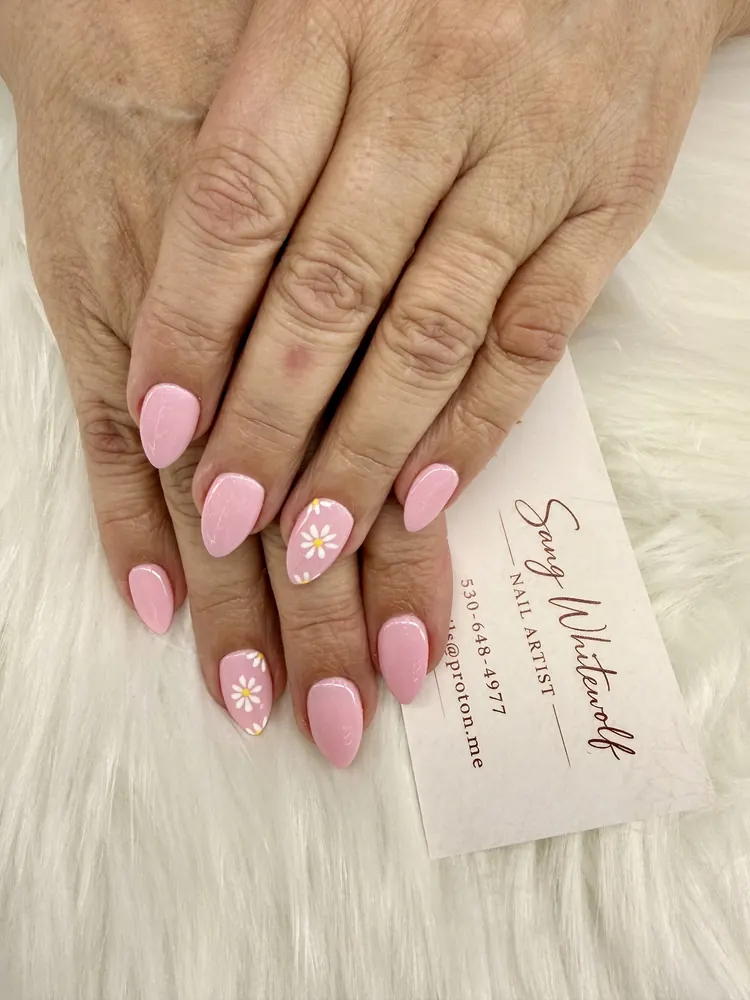
#> input picture images/nails-daisy.webp, 750 x 1000 px, given in place of studio-src.png, which was not available
$ python build_studio_assets.py ../images/nails-daisy.webp ../images/nails-pink.webp
#> lines starting #> are read from the running program, lines starting #| are printed output that depends on the picture
"""Builds the photo nail studio assets from Sang's photo (IMG_1863) and SlimSAM nail masks.

Inputs (from the segmentation step, see README): studio-src.png (HD crop), nails-hd.png (nail ids 1..8),
skin-hd.png (soft hand mask). Outputs: images/studio-hand.webp, images/studio-hand-mask.png, src/studio-data.js
"""
import cv2, numpy as np, json, sys, os
D = sys.argv[1]; OUT = sys.argv[2]
OW = 1280
img = cv2.imread(os.path.join(D, 'studio-src.png')); H0, W0 = img.shape[:2]
#> further down, img is the input picture: shape (1000, 750, 3); mean B, G, R 149.7, 172.5, 196
#> after `H0, W0 = img.shape[:2]`: H0 = 1000; W0 = 750
s = OW / W0; OH = round(H0 * s)
#> after `s = OW / W0`: s = 1.71
#> after `OH = round(H0 * s)`: OH = 1707
ids = cv2.imread(os.path.join(D, 'nails-hd.png'), 0)
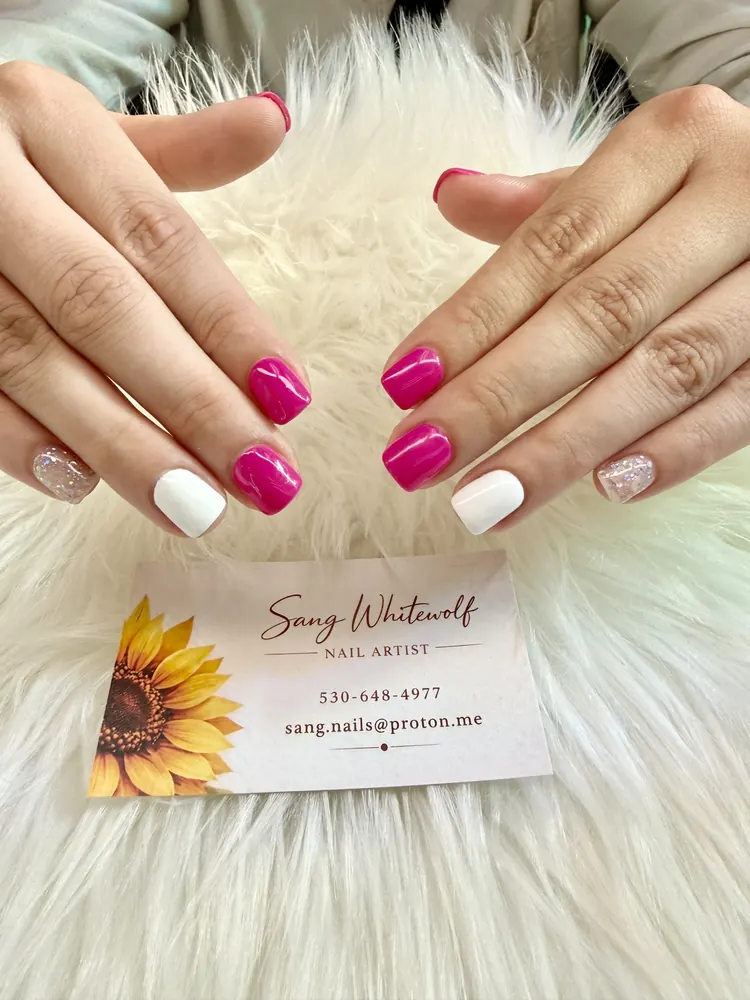
#> input picture images/nails-pink.webp, 750 x 1000 px, given in place of nails-hd.png, which was not available
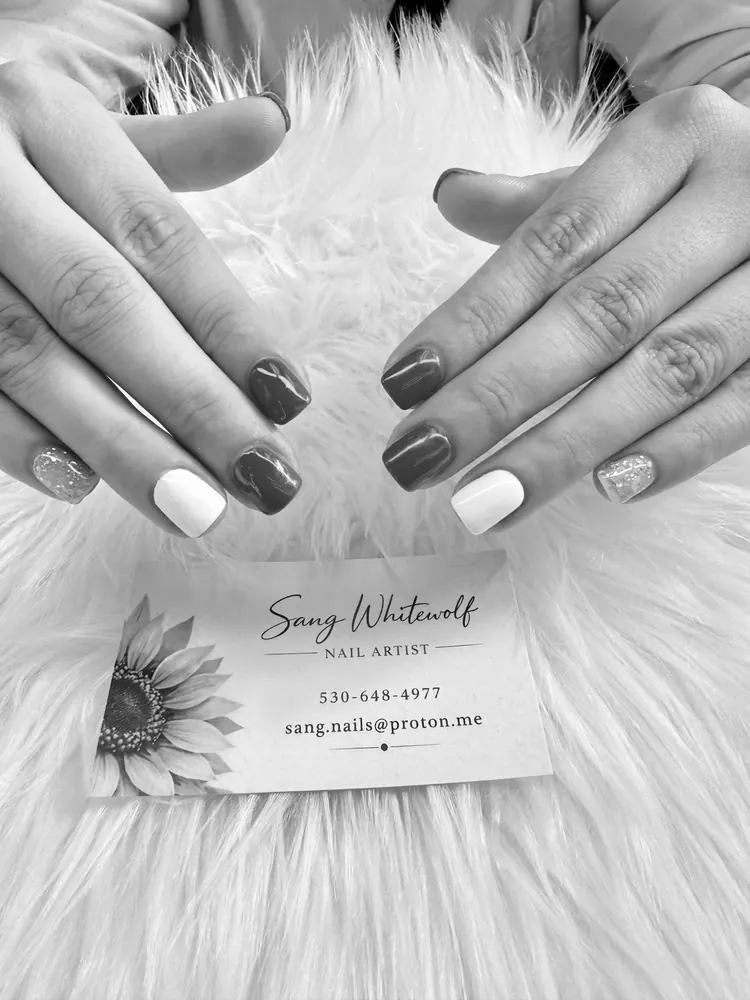
#> ids: shape (1000, 750); min 0, max 255, mean 185.5
skin = cv2.imread(os.path.join(D, 'skin-hd.png'), 0).astype(np.float32) / 255
#> skin: shape (1000, 750) float32; min 0, max 1, mean 0.728

# clean nail masks: convex hull (SAM sometimes skips the bright gloss streak), slight feather
TIP = {1: (-0.75, 0.66), 2: (-0.75, 0.66), 3: (-0.75, 0.66), 4: (-0.75, 0.66), 5: (0.45, 0.89), 6: (0.45, 0.89), 7: (0.45, 0.89), 8: (0.45, 0.89)}
SLOT = {1: 3, 2: 2, 3: 1, 4: 0, 5: 3, 6: 0, 7: 1, 8: 2}          # finger slot: 0 pinky, 1 ring, 2 middle, 3 index
idmap = np.zeros((OH, OW), np.uint8); alpha = np.zeros((OH, OW), np.float32); nails = []
photo = cv2.resize(img, (OW, OH), interpolation=cv2.INTER_AREA)
lum = cv2.cvtColor(photo, cv2.COLOR_BGR2GRAY).astype(np.float32) / 255
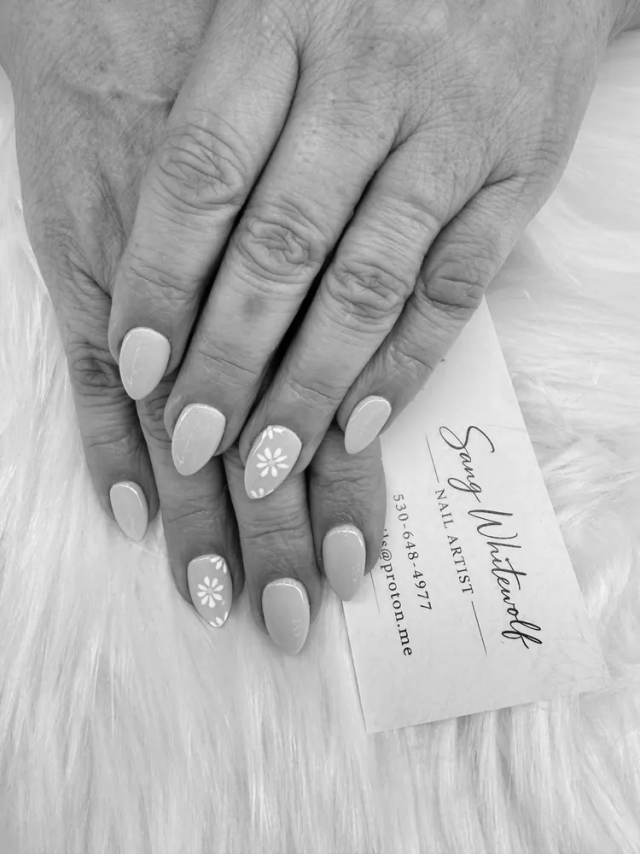
#> lum: shape (1707, 1280) float32 (shown at 1/2 size); min 0, max 1, mean 0.694
for i in range(1, ids.max() + 1):
    m = (ids == i).astype(np.uint8)
    cnts, _ = cv2.findContours(m, cv2.RETR_EXTERNAL, cv2.CHAIN_APPROX_NONE)
    hull = cv2.convexHull(max(cnts, key=cv2.contourArea)).astype(np.float32) * s
    hm = np.zeros((OH * 4, OW * 4), np.uint8); cv2.fillPoly(hm, [np.round(hull * 4).astype(np.int32)], 255)
    a = cv2.resize(hm, (OW, OH), interpolation=cv2.INTER_AREA).astype(np.float32) / 255     # anti-aliased
    idmap[(a > 0.02) & (idmap == 0)] = i; alpha = np.maximum(alpha, a)
    ys, xs = np.nonzero(a > 0.5)
    pts = np.stack([xs, ys], 1).astype(np.float32); c = pts.mean(0)
    cov = np.cov((pts - c).T); ev, evec = np.linalg.eigh(cov); ax = evec[:, 1]
    if ax @ np.array(TIP[i]) < 0: ax = -ax
    perp = np.array([-ax[1], ax[0]])
    t = (pts - c) @ ax; u = (pts - c) @ perp
#> (the run stopped early here; a loop or call above may not have finished)
